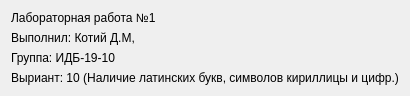
<?xml version="1.0" encoding="UTF-8"?>
<ui version="4.0">
 <class>AboutProgram</class>
 <widget class="QDialog" name="AboutProgram">
  <property name="geometry">
   <rect>
    <x>0</x>
    <y>0</y>
    <width>349</width>
    <height>92</height>
   </rect>
  </property>
  <property name="windowTitle">
   <string>Dialog</string>
  </property>
  <layout class="QVBoxLayout" name="verticalLayout">
   <item>
    <widget class="QLabel" name="label">
     <property name="styleSheet">
      <string notr="true">font: 350 10pt &quot;Bahnschrift SemiLight&quot;;</string>
     </property>
     <property name="text">
      <string>Лабораторная работа №1</string>
     </property>
    </widget>
   </item>
   <item>
    <widget class="QLabel" name="label_2">
     <property name="styleSheet">
      <string notr="true">font: 350 10pt &quot;Bahnschrift SemiLight&quot;;</string>
     </property>
     <property name="text">
      <string>Выполнил: Котий Д.М,</string>
     </property>
    </widget>
   </item>
   <item>
    <widget class="QLabel" name="label_3">
     <property name="styleSheet">
      <string notr="true">font: 350 10pt &quot;Bahnschrift SemiLight&quot;;</string>
     </property>
     <property name="text">
      <string>Группа: ИДБ-19-10</string>
     </property>
    </widget>
   </item>
   <item>
    <widget class="QLabel" name="label_4">
     <property name="styleSheet">
      <string notr="true">font: 350 10pt &quot;Bahnschrift SemiLight&quot;;</string>
     </property>
     <property name="text">
      <string>Выриант: 10 (Наличие латинских букв, символов кириллицы и цифр.)</string>
     </property>
    </widget>
   </item>
  </layout>
 </widget>
 <resources/>
 <connections/>
</ui>
